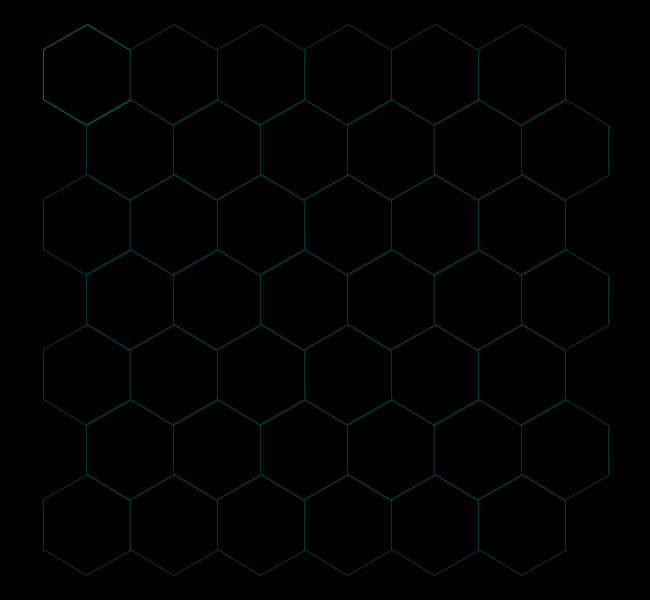
Frame 1 (no input)
Frame 60 (the mouse pressed at the canvas centre just before this capture): identical to frame 1, image omitted
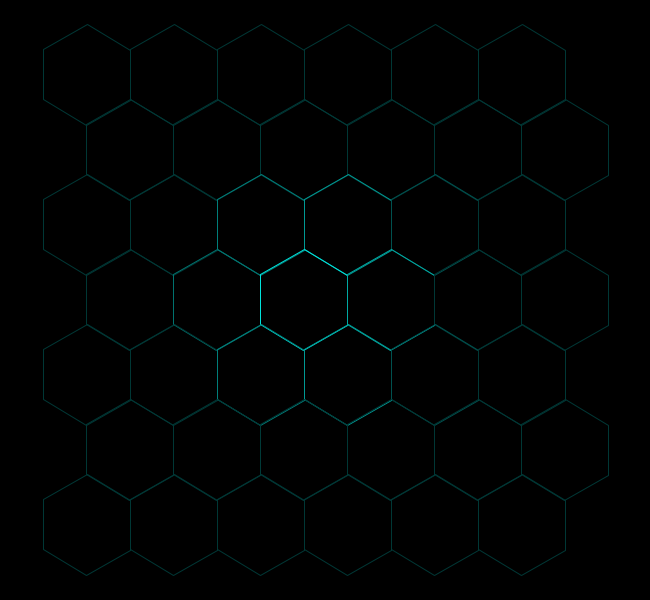
Frame 120 (the mouse held since frame 60 and released just before this capture)

The Processing sketch that drew these frames (run headless with seeded random() and noise(); from frame 60 on, the mouse is pressed at the canvas centre):

// Processing sketch: processing_179950
// ── processing_179950.pde

int col;
Hexagon[] hexagonArray;

void setup()
{
  size(650,600);
  background(0);
  noFill();
  
  hexagonArray = new Hexagon[42];
  
  
  float y = 75;
  float x = 87;
  int offset = 0;
  for (int c = 0; c < 7; c++)
  {
      for (int i = 1; i <= 6; i++)
        {
          if(c%2 > 0)
          {
            offset = 43; 
          } else {
            offset = 0; 
          }
          
          int arrayPos = i + (c*6) - 1;
               
          hexagonArray[arrayPos] = new Hexagon((x*i)+offset, y*(c+1));
      }
          
  }
  
}

void draw() 
{
  background(0);

  for (Hexagon hexagon : hexagonArray)
  {
     hexagon.drawHexagon(); 
  }
  
}
class Hexagon{
PVector pos;
float colour;

Hexagon(float x, float y)
{
  pos = new PVector(x,y);
}

void calcColour()
{
  PVector mouse = new PVector(mouseX, mouseY);
  colour = PVector.dist(pos,mouse);
  colour = colour*1.3;
  colour = constrain(colour,0,200);

}

void drawHexagon()
{   
  calcColour();
  colorMode(HSB, 360,100,255);
  stroke(178,100,255-colour);
  
  
  //Code for drawing a hexagon from Tiago Martins
  //http://www.openprocessing.org/sketch/117535 
  
  pushMatrix();
  translate(pos.x, pos.y);
  rotate(PI/6.0);
  beginShape();
  for (int i = 0; i < 6; i++) {
    pushMatrix();
    float angle = PI*i/3;
    vertex(cos(angle) * 50, sin(angle) * 50);
    popMatrix();
  }
  endShape(CLOSE);
  popMatrix();

}

}
